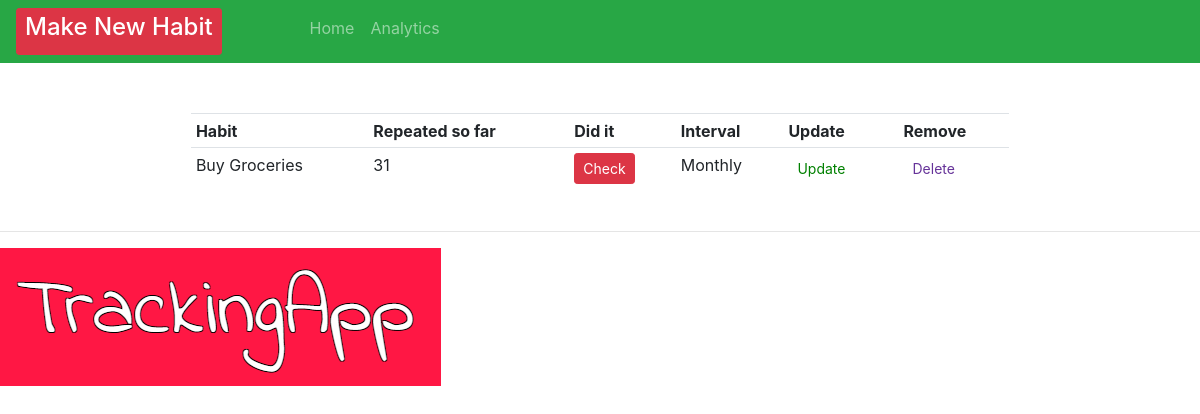
Before: / with the older database file.
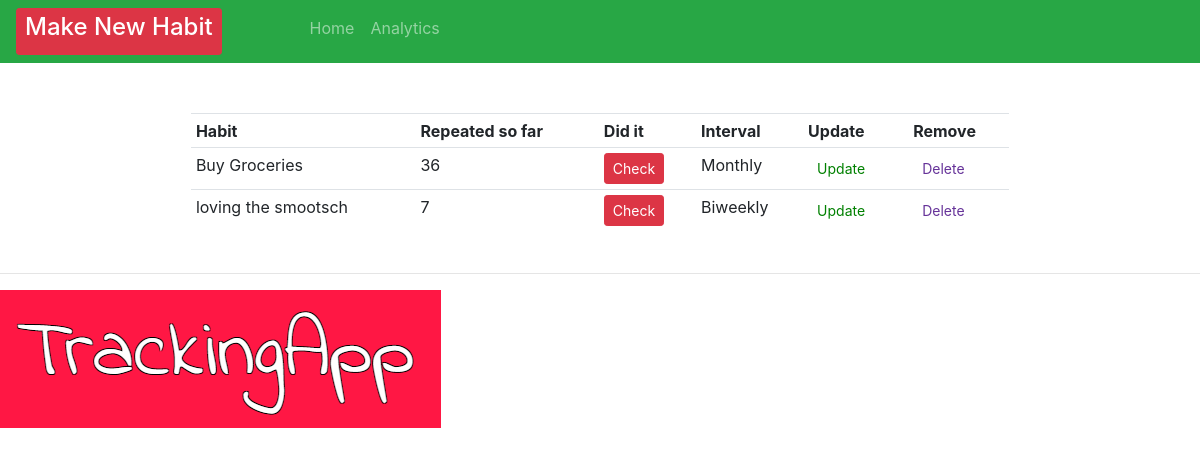
After: the same page with the newer database file.
### crm/models.py (models this page shows, shortened)
class Order(models.Model):
    INTERVAL = (
            ('Daily', 'Daily'),
            ('Weekly', 'Weekly' ),
            ('Biweekly', 'Biweekly'),
            ('Monthly', 'Monthly'),
            )
    HABIT = (
        ('Call Mum', 'Call Mum'),
        ('Workout', 'Workout'),
        ('Buy Groceries', 'Buy Groceries'),
        ('Study Maths', 'Study Maths'),
        ('Meditate', 'Meditate'),
    )
    CHECK = (
        ('Check', 'Check'),
    )
    habit = models.CharField(max_length=200, null=True, blank=True)
    predefinedHabit = models.CharField(max_length=200, null=True, choices=HABIT, blank=True)
    interval = models.CharField(max_length=400, null=True, choices=INTERVAL)
    checked = models.IntegerField(blank=True, default=1)

### crm/views.py (the view)
# urls.py: path('', views.home, name="home" ),
def home(request):
    orders = Order.objects.all()
    customer = Customer.objects.all()
    total_customers = customer.count()
    total_orders = orders.count()
    context = {'orders': orders, 'customers': customer, 'total_customers': total_customers,
    'total_orders': total_orders}
    return render(request, 'habit/dashboard.html', context)

### crm/templates/habit/dashboard.html (shortened to what this page needs)
{% extends 'habit/main.html' %}
{% block content %}
<br>
<div class="row" style="padding-left: 15%; padding-right: 15%;">
    <table style="margin: 3%" class="table table-sm">
        <tr>
            <th>Habit</th>
            <th>Repeated so far</th>
            <th>Did it</th>
            <th>Interval</th>
            <th>Update</th>
            <th>Remove</th>
        </tr>
        {% for order in orders %}
        <tr>
            {% if order.habit != null and order.habit != null  %} <td>
                    {{ order.habit }}
                </td> {% endif %}
            {% if order.predefinedHabit != null and order.habit == null%} <td>
               {{ order.predefinedHabit }}
            </td> {% endif %}
            <td>
                {{order.checked}}
            </td>
            <td>
            <form action= "{% url 'check_habit' order.id %}" method="POST">
                <button type="submit", name="post_id", value="{{order.id}}", class="btn btn-sm btn-danger">Check</button>
            </form>
        </td>
            <td>{{order.interval}}</td>
            <td><a class="btn btn-sm" style="color: green;" href="{% url 'update_habit' order.id %}">Update</a></td>
            <td><a class="btn btn-sm" style="color: rebeccapurple;" href="{% url 'delete' order.id %}">Delete</a></td>
        </tr>
        {% endfor %}
    </table>
</div>
{% endblock %}

### crm/templates/habit/main.html (shortened to what this page needs)
<!DOCTYPE html>
<html>
<head>
    <link rel="stylesheet" href="https://stackpath.bootstrapcdn.com/bootstrap/4.3.1/css/bootstrap.min.css"
>
</head>
<body>
    {% include 'habit/navbar.html' %}
    {% block content  %}
    {% endblock  %}
    {%load static%}
    <hr>
    <img src="{% static 'images/logo.png' %}">
</body>
</html>

### crm/templates/habit/navbar.html (shortened to what this page needs)
{%load static%}
<nav class="navbar navbar-expand-lg navbar-dark bg-success" >
    <div class="collapse navbar-collapse" id="navbarNav">
      <ul class="navbar-nav">
        <li>
          <div class="nav-item" style="margin-right:80px">
            <a class="btn btn-sm btn-block btn-danger" href="{% url 'create_habit' %}"><h4>Make New Habit</h4></a>
        </div>
        <li class="nav-item" >
          <a class="nav-link"  style="justify-content: flex-end;"  href="{% url 'home' %}">Home <span class="sr-only">(current)</span></a>
        </li>
        <li class="nav-item">
          <a class="nav-link" href="{% url 'analytics' %}">Analytics</a>
        </li>
                </li>
      </ul>
    </div>
  </nav>

Changed rows visible on the page:
changed Order "Buy Groceries": checked "31" → "36"
added Order: habit "loving the smootsch", checked "7", {{ order.id }} 2 (drawn), interval "Biweekly"
